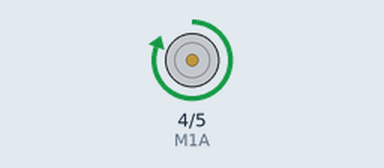
Simulated run of this sketch. Board: Arduino Uno, built with avr-gcc and run on an emulated ATmega328P. Parts: motor-driver pin pairs drawn as motors (green arrow = first pin HIGH = forward, orange = second pin HIGH = backward, longer = more drive, scaled by the enable pin).

Above: at 1.5 s.
At 4.5 s:
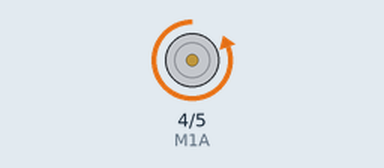
Timing chart, 0 to 7.8 s (numbered marks = the images above):
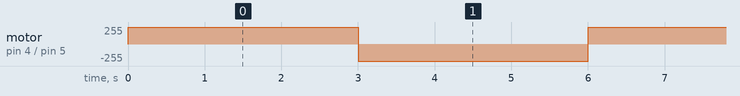

The sketch:

program_1.ino
```cpp
#define M1A 4
#define M1B 5
#define SPEED 3

void setup(){

  pinMode(M1A, OUTPUT);
  pinMode(M1B, OUTPUT);
  pinMode(SPEED, OUTPUT);

  analogWrite(SPEED, 255);
  digitalWrite(M1A, LOW);
  digitalWrite(M1B, HIGH);

}

void loop(){

  digitalWrite(M1A, 1);
  digitalWrite(M1B, 0);

  delay(3000);

  digitalWrite(M1A, 0);
  digitalWrite(M1B, 1);

  delay(3000);

}
```

Measured:
- by itself, motor on pin 4 (M1A) / pin 5 (M1B): alternates forward 255/255 for 3.0 s and backward 255/255 for 3.0 s
